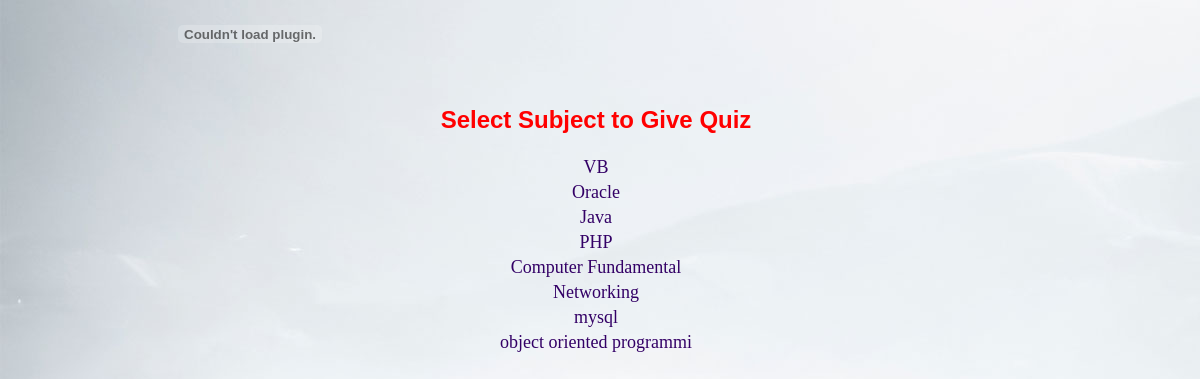
/sublist.php, run on the app's committed database.
### tables this page shows
CREATE TABLE IF NOT EXISTS `mst_subject` (
  `sub_id` int(5) NOT NULL AUTO_INCREMENT,
  `sub_name` varchar(25) DEFAULT NULL,
  PRIMARY KEY (`sub_id`)
);

### sublist.php (the view, shortened to what this page needs)
<!DOCTYPE HTML PUBLIC "-//W3C//DTD HTML 4.01 Transitional//EN" "http://www.w3.org/TR/html4/loose.dtd">
<html>
<head>
<link href="quiz.css" rel="stylesheet" type="text/css">
</head>
<body>
<body background="image/hero-bg.jpg">
<?php
include("header.php");
echo "<h2 class=head1> Select Subject to Give Quiz </h2>";
$rs=mysql_query("select * from mst_subject");
echo "<table align=center>";
while($row=mysql_fetch_row($rs))
{
	echo "<tr><td align=center ><a href=showtest.php?subid=$row[0]><font size=4>$row[1]</font></a>";
}
echo "</table>";
?>
</body>
</html>

### quiz.css (style rules this page uses)
body { margin-left: 0px; margin-top: 0px; }
a:link { color: #330066; text-decoration: none; }
.head1 { font-family: Arial, Helvetica, sans-serif; font-size: 24px; color: #FF0000; text-align: center; font-weight: bold; }

### data on the page
mst_subject: sub_name "VB"
mst_subject: sub_name "Oracle"
mst_subject: sub_name "Java"
mst_subject: sub_name "PHP"
mst_subject: sub_name "Computer Fundamental"
mst_subject: sub_name "Networking"
mst_subject: sub_name "mysql"
mst_subject: sub_name "object oriented programmi"
